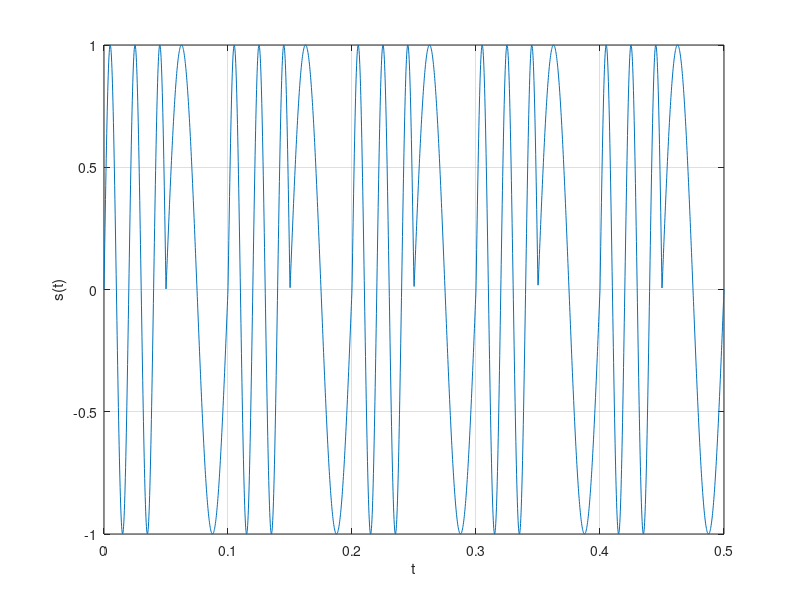

Write the MATLAB code that produced this figure.
% Frequency Shift Keying(FSK).

clc
T = 0.5;
fs = 5000;
L = fs * T;
t = linspace(0, T, L);
m = (square(2*pi*10*t) + 1)/2;
c1 = sin(2*pi*50*t);
c2 = sin(2*pi*20*t);
s = zeros(1, L);

for i = 1:L
    if (m(i) == 1)
        s(i) = c1(i);
    else
        s(i) = c2(i);
    end
end

plot(t, s);
grid on
xlabel('t');
ylabel('s(t)');
